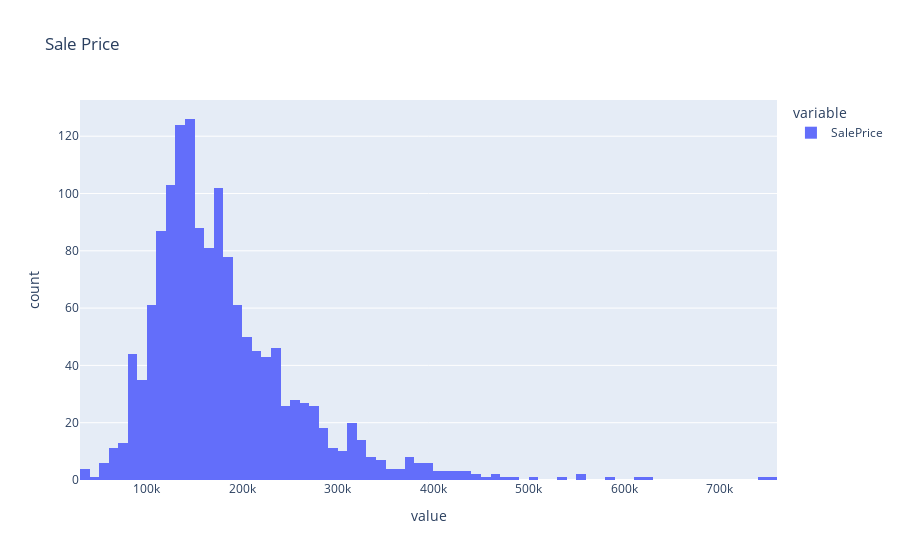

This figure's notebook cell:
### Markdown cell above
Рассмотрим распределение цен на недивжимость в обучающей выборке.

### Code cell
px.histogram(train['SalePrice'], nbins=100, title='Sale Price')

### Figure 1 — Plotly figure (JSON) as saved in the notebook; plotly's stock layout.template omitted (floating-point values rounded to 4 significant figures; data arrays with more than 128 entries replaced by an {"elided": "..."} marker saying what was removed)
{"data": [{"alignmentgroup": "True", "bingroup": "x", "hovertemplate": "variable=SalePrice<br>value=%{x}<br>count=%{y}<extra></extra>", "legendgroup": "SalePrice", "marker": {"color": "#636efa", "pattern": {"shape": ""}}, "name": "SalePrice", "nbinsx": 100, "offsetgroup": "SalePrice", "orientation": "v", "showlegend": true, "type": "histogram", "x": {"elided": "1460 int values"}, "xaxis": "x", "yaxis": "y"}], "layout": {"barmode": "relative", "legend": {"title": {"text": "variable"}, "tracegroupgap": 0}, "title": {"text": "Sale Price"}, "xaxis": {"anchor": "y", "domain": [0, 1], "title": {"text": "value"}}, "yaxis": {"anchor": "x", "domain": [0, 1], "title": {"text": "count"}}}}
